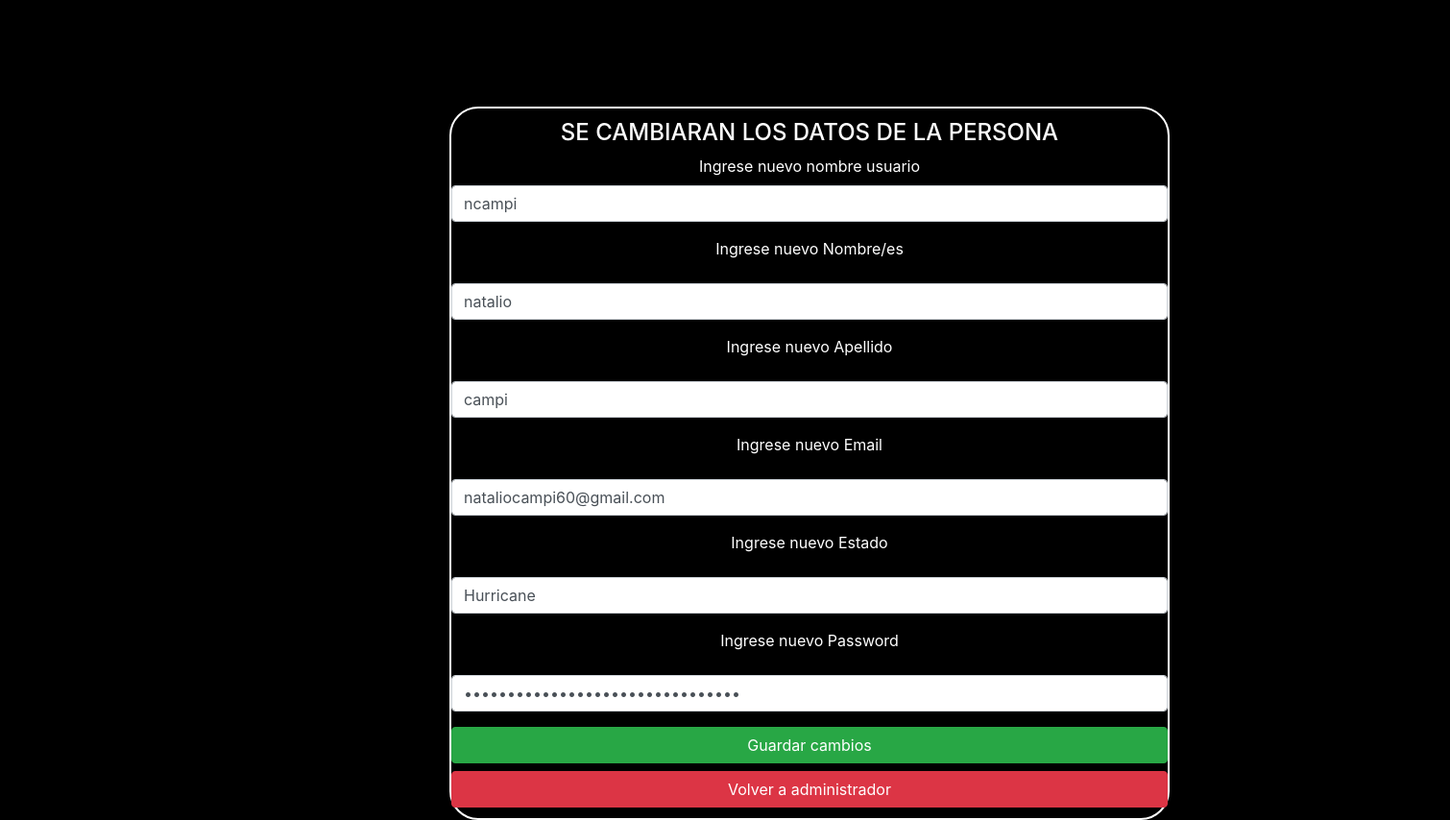
The page /edituser.php?id=3 (signed in) on the database its author committed.
### tables this page shows
CREATE TABLE `usuarios`  (
  `id` int(11) NOT NULL AUTO_INCREMENT,
  `nombre` varchar(255) NOT NULL,
  `apellido` varchar(255) NOT NULL,
  `mail` varchar(255) NOT NULL,
  `password` varchar(255) NOT NULL,
  `username` varchar(255) NOT NULL,
  `estado` varchar(255) NULL DEFAULT NULL,
  `id_fotoperfil` varchar(255) NULL DEFAULT NULL,
  PRIMARY KEY (`id`, `username`) USING BTREE
);

### edituser.php (the view, shortened to what this page needs)
<?php
    require_once "./functions/conexion.php";
    $id_edit = $_GET['id'];
    $result = $conn->query("SELECT * FROM usuarios WHERE id= '$id_edit';");
    $user = $result->fetch_assoc();
?>
<!DOCTYPE html>
<html lang="en">
<head>
    <link rel="stylesheet" href="https://stackpath.bootstrapcdn.com/bootstrap/4.5.2/css/bootstrap.min.css">
    <link rel="stylesheet" href="./css/estilos.css">
</head>
<body>
    <div class="container text-white" style="margin-left: 30%" id="principal">
        <div class="logueo tablaPostConfig text-center">
        <form method="POST" action="./functions/saveedituser.php" class="">
            <h4>SE CAMBIARAN LOS DATOS DE LA PERSONA</h4>
            <div class="form-group">
                <label for="exampleInputEmail1">Ingrese nuevo nombre usuario</label>
                <input id="username" name="username" type="text" class="form-control"  aria-describedby="emailHelp" value="<?php echo $user['username'];?>">
            </div>
            <div class="form-group">
                <label for="exampleInputPassword1">Ingrese nuevo Nombre/es</label>
                <input id="nombre" name="nombre" type="text" class="form-control" value="<?php echo $user['nombre'];?>">
            </div>
            <div class="form-group">
                <label for="exampleInputPassword1">Ingrese nuevo Apellido</label>
                <input id="apellido" name="apellido" type="text" class="form-control" value="<?php echo $user['apellido'];?>" >
            </div>
            <div class="form-group">
                <label for="exampleInputPassword1">Ingrese nuevo Email</label>
                <input id="email" name="email" type="email" class="form-control" value="<?php echo $user['mail'];?>">
            </div>
            <?php if($_SESSION['nombre']== "admin") : ?>
                <div class="form-group">
                    <label for="exampleInputPassword1">Ingrese nuevo Estado</label>
                    <input id="estado" name="estado" type="text" class="form-control" value="<?php echo $user['estado'];?>">
                </div>
            <?php  else :?>
                <input type="hidden" value="<?php echo $user['estado'];?>" name="estado">
            <?php  endif ?>
            <div class="form-group">
                <label for="exampleInputPassword1">Ingrese nuevo Password</label>
                <input id="password" name="password" type="password" class="form-control" value="<?php echo $user['password'];?>">
            </div>
            <button type="submit" class="btn btn-success btn-block" id="guardarcambios">Guardar cambios</button>
            <?php if($_SESSION['nombre']== "admin") : ?>
                <a href="admin.php" class="btn btn-danger btn-block">Volver a administrador</a>
            <?php  else: ?>
                <a href="index.php" class="btn btn-secondary btn-block">Volver</a>
            <?php  endif ?>
        </form>
        </div>
    </div>
</body>
</html>

### css/estilos.css (style rules this page uses)
body { background-color: black; background-size: cover; }
.logueo { margin-top: 10%; width:max-content; padding-bottom: 1%; padding-top: 1%; }
.tablaPostConfig { border-radius: 30px; border: 2px solid #ffffff; width: 750px; }

### rows shown on the page
usuarios: username "ncampi", nombre "natalio", apellido "campi", email "nataliocampi60@gmail.com", estado "Hurricane"
